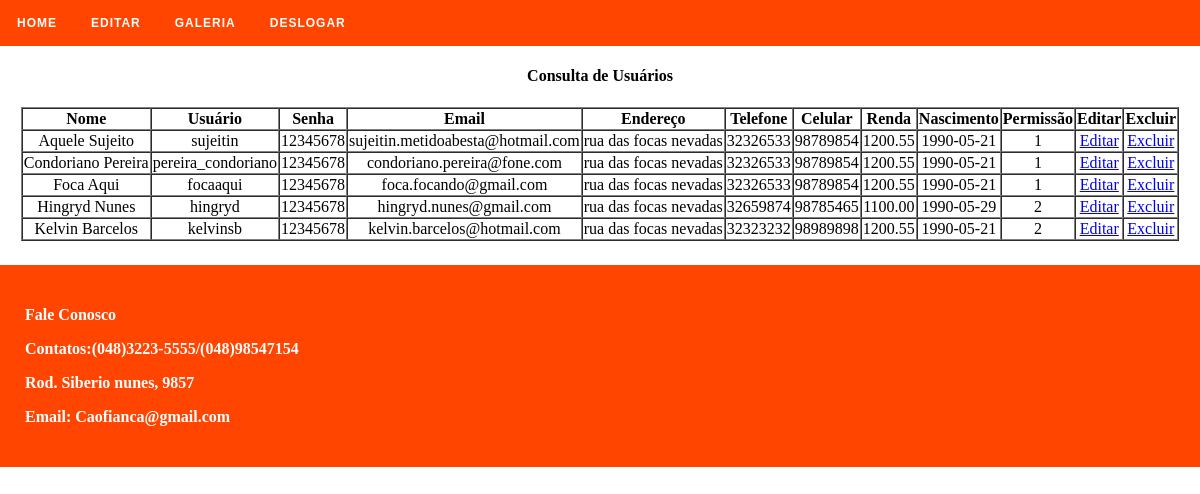
The app's page /permissao/admin/cliente_consulta.php (signed in) with its own data.
### tables this page shows
CREATE TABLE IF NOT EXISTS `clientes` (
`id_cliente` int(11) NOT NULL,
  `nome` varchar(50) NOT NULL,
  `username` varchar(50) NOT NULL,
  `senha` varchar(50) NOT NULL,
  `email` varchar(50) NOT NULL,
  `endereco` varchar(50) NOT NULL,
  `telefone` int(11) NOT NULL,
  `celular` int(11) NOT NULL,
  `renda` double(6,2) NOT NULL,
  `nascimento` date NOT NULL,
  `permissao` int(11) NOT NULL
);

### permissao/admin/conn.class.php (called while the page is built, shortened)
<?php
class Conn{
	public function query($query){
		$sql = mysqli_query($con, $query) or die("<b>Erro ao executar a query:</b> ".$query." -> ".mysql_error());
		return $sql;
	}
	public function fetch($sql){
		$result = mysqli_fetch_object($sql);
		return $result;
	}
}
?>

### permissao/admin/cliente.class.php (the view, shortened to what this page needs)
<?php
require_once("conn.class.php");
class Cliente{
	private $conn;
	private $id;
	private $nome;
	private $username;
	private $senha;
	private $email;
	private $endereco;
	private $telefone;
	private $celular;
	private $renda;
	private $nascimento;
	private $permissao;
	public function __construct(){
		$this->conn = new Conn;
	}
	function setId($id){
		$this->id = $id;
	}
	function setNome($nome){
		$this->nome = $nome;
	}
	function setUsername($username){
		$this->username = $username;
	}
	function setSenha($senha){
		$this->senha = $senha;
	}
	function setEmail($email){
		$this->email = $email;
	}
	function setEndereco($endereco){
		$this->endereco = $endereco;
	}
	function setTelefone($telefone){
		$this->telefone = $telefone;
	}
	function setCelular($celular){
		$this->celular = $celular;
	}
	function setRenda($renda){
		$this->renda = $renda;
	}
	function setNascimento($nascimento){
		$this->nascimento = $nascimento;
	}
	function setPermissao($permissao){
		$this->permissao = $permissao;
	}
	public function consulta(){
		$query = "SELECT id_cliente, nome, username, senha, email, endereco, telefone, celular, renda, nascimento, permissao FROM clientes ORDER BY nome";
		$sql = $this->conn->query($query);
		$tabela = '';
		while($result = $this->conn->fetch($sql)){
			$tabela .= '<tr align="center">
							<td>'.$this->nome.'</td>
							<td>'.$this->username.'</td>
							<td>'.$this->senha.'</td>
							<td>'.$this->email.'</td>
							<td>'.$this->endereco.'</td>
							<td>'.$this->telefone.'</td>
							<td>'.$this->celular.'</td>
							<td>'.$this->renda.'</td>
							<td>'.$this->nascimento.'</td>
							<td>'.$this->permissao.'</td>
							<td><a href="cliente_edita.php?id='.$this->id.'">Editar</a></td>
							<td><a href="cliente_exclui.php?id='.$this->id.'">Excluir</a></td>
						</tr>';
			}
		return $tabela;
	}
}
?>

### permissao/admin/cliente_consulta.php (shortened to what this page needs)
<?php
$nome = $_SESSION['nome'];
require("conn.class.php");
require("cliente.class.php");
$cliente = new Cliente;
$tabela = $cliente->consulta();
?>
<html>
<head>
   <link rel="stylesheet" href="styles.css">
</head>
<body>
	<div id="geral">
		<div id='menu'>
<ul>
	<li><a href='index.php'>Home</a></li>
	<li class='active'><a href='#'>Editar</a>
	<li><a href='galeria.php'>Galeria</a></li>
	<li><a href='deslogar.php'>Deslogar</a></li>
</ul>
</div>
		<h4 align="center">Consulta de Usuários</h4>
		<div id="cadastro">
			<table border="1" cellspacing="0" align="center">
				<tr>
					<th>Nome</th>
					<th>Usuário</th>
					<th>Senha</th>
					<th>Email</th>
					<th>Endereço</th>
					<th>Telefone</th>
					<th>Celular</th>
					<th>Renda</th>
					<th>Nascimento</th>
					<th>Permissão</th>
					<th>Editar</th>
					<th>Excluir</th>
				</tr>
				<?=$tabela?>
			</table>
		</div>
	<div id="rodape">
		<b><p>Fale Conosco</p>
		<p>Contatos:(048)3223-5555/(048)98547154</p>
		<p>Rod. Siberio nunes, 9857</p>
		<p>Email: Caofianca@gmail.com</p></b>
	</div>
	</div>
</body>
</html>

### permissao/admin/styles.css (style rules this page uses)
body { margin:0; border:0; }
#menu, #menu ul, #menu ul li, #menu ul li a, #menu #menu-button { margin: 0; padding: 0; border: 0; list-style: none; line-height: 1; display: block; position: relative; -webkit-box-sizing: border-box; -moz-box-sizing: border-box; box-sizing: border-box; }
#menu:after, #menu > ul:after { content: "."; display: block; clear: both; visibility: hidden; line-height: 0; height: 0; }
#menu { font-family: Montserrat, sans-serif; background: #FF4500; }
#menu > ul > li { float: left; }
#menu > ul > li > a { padding: 17px; font-size: 12px; letter-spacing: 1px; text-decoration: none; color: white; font-weight: 700; text-transform: uppercase; }
#rodape { background-color:#FF4500; padding:25px; text-align:left; color:white; clear:both; margin-top:2%; }
#geral { background-color:white; }

### records on screen
clientes: nome "Aquele Sujeito", username "sujeitin", senha "12345678", email "sujeitin.metidoabesta@hotmail.com", endereco "rua das focas nevadas", telefone "32326533", celular "98789854", renda "1200.55", nascimento "1990-05-21", permissao "1"
clientes: nome "Condoriano Pereira", username "pereira_condoriano", senha "12345678", email "condoriano.pereira@fone.com", endereco "rua das focas nevadas", telefone "32326533", celular "98789854", renda "1200.55", nascimento "1990-05-21", permissao "1"
clientes: nome "Foca Aqui", username "focaaqui", senha "12345678", email "foca.focando@gmail.com", endereco "rua das focas nevadas", telefone "32326533", celular "98789854", renda "1200.55", nascimento "1990-05-21", permissao "1"
clientes: nome "Hingryd Nunes", username "hingryd", senha "12345678", email "hingryd.nunes@gmail.com", endereco "rua das focas nevadas", telefone "32659874", celular "98785465", renda "1100.00", nascimento "1990-05-29", permissao "2"
clientes: nome "Kelvin Barcelos", username "kelvinsb", senha "12345678", email "kelvin.barcelos@hotmail.com", endereco "rua das focas nevadas", telefone "32323232", celular "98989898", renda "1200.55", nascimento "1990-05-21", permissao "2"
